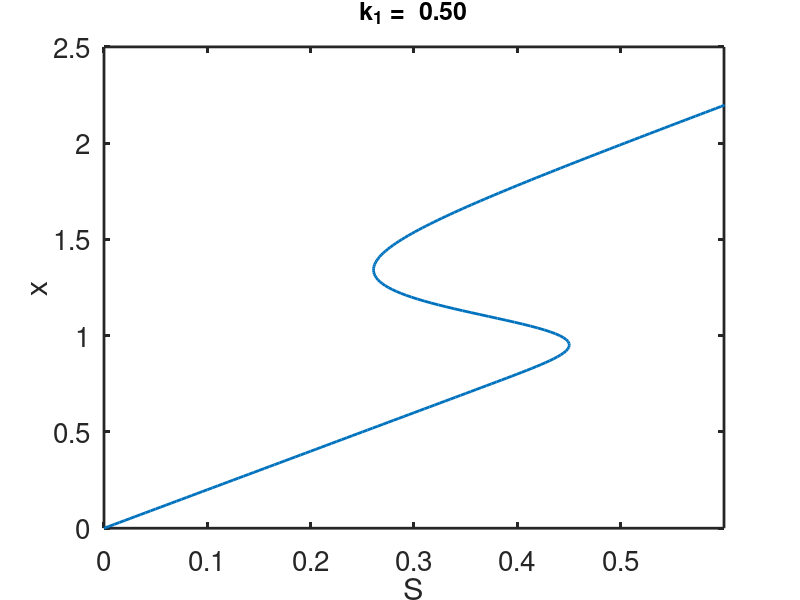
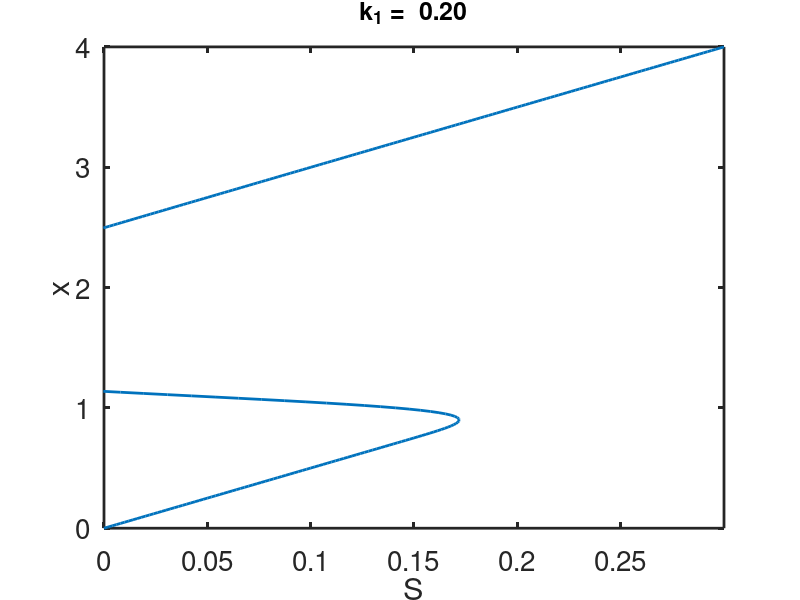
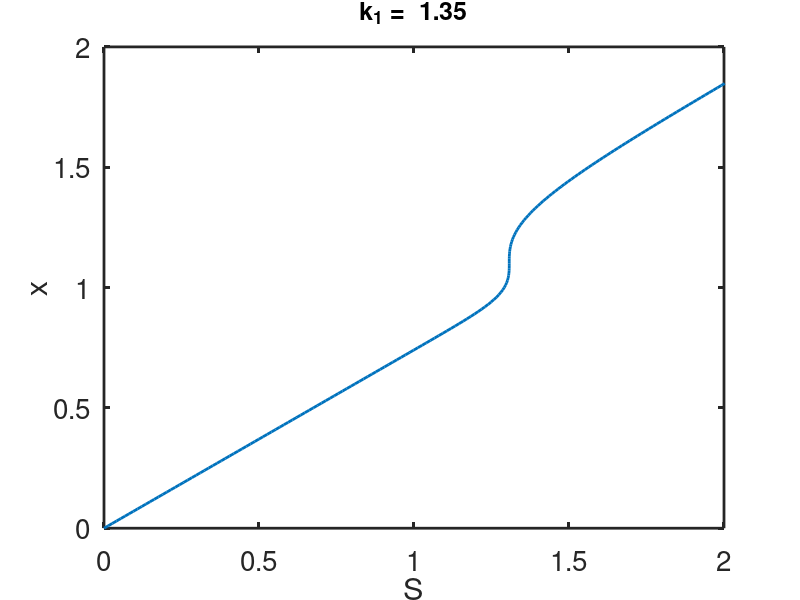

Source code (MATLAB) for these figures, in order:
% motif_PF

% calculate the steady state curves for the Positive feedback motif
set(0,                           ...
   'defaultaxesfontsize', 20,   ...
   'defaultaxeslinewidth', 2.0, ...
 'defaultlinelinewidth', 2.0);

%Parameters
m = 8;
n = 4;
 
k1vals=[0.5,0.2,1.35];
xlim=[2.5,4,2];
Slim=[0.6,0.3,2];
k2 = 1;
for j = 1:3
    k1=k1vals(j);

x=[0:.01:xlim(j)];
% find y as a function of x;

f = x.^m./(1+x.^m);

y=f/k2;  

g = y.^n./(1+y.^n);
S=k1*x-g;

figure(j)
plot(S,x)
formatSpecF = '%6.2f\n';
 
 title(strcat('k_1 = ',sprintf(formatSpecF,k1)),'fontsize',18)
xlabel('S')
ylabel('x')
axis([0 Slim(j) 0 xlim(j)])

end
